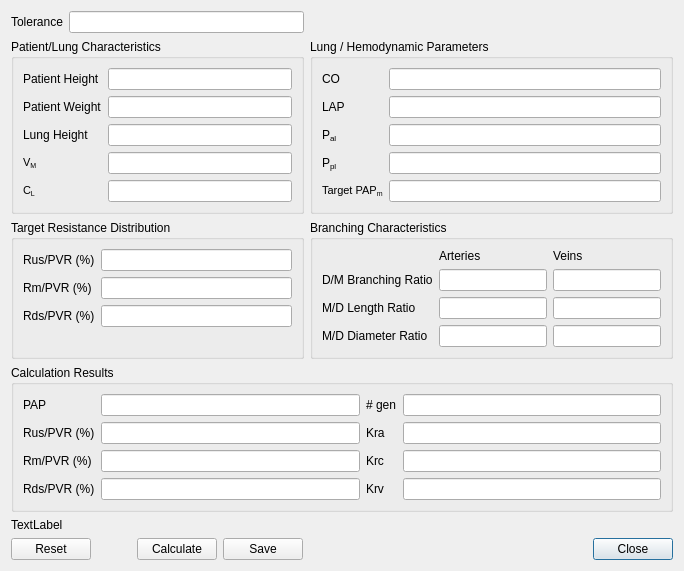
<?xml version="1.0" encoding="UTF-8"?>
<ui version="4.0">
 <class>CalibrateDlg</class>
 <widget class="QDialog" name="CalibrateDlg">
  <property name="geometry">
   <rect>
    <x>0</x>
    <y>0</y>
    <width>684</width>
    <height>551</height>
   </rect>
  </property>
  <property name="windowTitle">
   <string>Kr Constant Calibration</string>
  </property>
  <layout class="QGridLayout" name="gridLayout_3">
   <item row="0" column="0">
    <widget class="QLabel" name="label_9">
     <property name="text">
      <string>Tolerance</string>
     </property>
    </widget>
   </item>
   <item row="0" column="1">
    <widget class="QLineEdit" name="tolerance"/>
   </item>
   <item row="1" column="0" colspan="2">
    <widget class="QGroupBox" name="groupBox">
     <property name="title">
      <string>Patient/Lung Characteristics</string>
     </property>
     <layout class="QFormLayout" name="formLayout">
      <item row="0" column="0">
       <widget class="QLabel" name="label_17">
        <property name="text">
         <string>Patient Height</string>
        </property>
        <property name="wordWrap">
         <bool>true</bool>
        </property>
        <property name="buddy">
         <cstring>patHt</cstring>
        </property>
       </widget>
      </item>
      <item row="0" column="1">
       <widget class="ClickableLineEdit" name="patHt">
        <property name="toolTip">
         <string>&lt;!DOCTYPE HTML PUBLIC &quot;-//W3C//DTD HTML 4.0//EN&quot; &quot;http://www.w3.org/TR/REC-html40/strict.dtd&quot;&gt;
&lt;html&gt;&lt;head&gt;&lt;meta name=&quot;qrichtext&quot; content=&quot;1&quot; /&gt;&lt;style type=&quot;text/css&quot;&gt;
p, li { white-space: pre-wrap; }
&lt;/style&gt;&lt;/head&gt;&lt;body style=&quot; font-family:'MS Shell Dlg 2'; font-size:8.25pt; font-weight:400; font-style:normal;&quot;&gt;
&lt;p style=&quot; margin-top:0px; margin-bottom:0px; margin-left:0px; margin-right:0px; -qt-block-indent:0; text-indent:0px;&quot;&gt;&lt;span style=&quot; font-size:8pt;&quot;&gt;Patient Height is entered in cm.&lt;/span&gt;&lt;/p&gt;
&lt;p style=&quot;-qt-paragraph-type:empty; margin-top:0px; margin-bottom:0px; margin-left:0px; margin-right:0px; -qt-block-indent:0; text-indent:0px; font-size:8pt;&quot;&gt;&lt;/p&gt;
&lt;p style=&quot; margin-top:0px; margin-bottom:0px; margin-left:0px; margin-right:0px; -qt-block-indent:0; text-indent:0px;&quot;&gt;&lt;span style=&quot; font-size:8pt; font-weight:600; text-decoration: underline;&quot;&gt;Range:&lt;/span&gt;&lt;span style=&quot; font-size:8pt;&quot;&gt; 25 &lt;/span&gt;&lt;span style=&quot; font-size:8pt;&quot;&gt;–&lt;/span&gt;&lt;span style=&quot; font-size:8pt;&quot;&gt; 250&lt;/span&gt;&lt;/p&gt;
&lt;p style=&quot;-qt-paragraph-type:empty; margin-top:0px; margin-bottom:0px; margin-left:0px; margin-right:0px; -qt-block-indent:0; text-indent:0px; font-size:8pt;&quot;&gt;&lt;/p&gt;&lt;/body&gt;&lt;/html&gt;</string>
        </property>
       </widget>
      </item>
      <item row="1" column="0">
       <widget class="QLabel" name="label_18">
        <property name="text">
         <string>Patient Weight</string>
        </property>
        <property name="wordWrap">
         <bool>true</bool>
        </property>
        <property name="buddy">
         <cstring>patWt</cstring>
        </property>
       </widget>
      </item>
      <item row="1" column="1">
       <widget class="ClickableLineEdit" name="patWt">
        <property name="toolTip">
         <string>&lt;!DOCTYPE HTML PUBLIC &quot;-//W3C//DTD HTML 4.0//EN&quot; &quot;http://www.w3.org/TR/REC-html40/strict.dtd&quot;&gt;
&lt;html&gt;&lt;head&gt;&lt;meta name=&quot;qrichtext&quot; content=&quot;1&quot; /&gt;&lt;style type=&quot;text/css&quot;&gt;
p, li { white-space: pre-wrap; }
&lt;/style&gt;&lt;/head&gt;&lt;body style=&quot; font-family:'MS Shell Dlg 2'; font-size:8.25pt; font-weight:400; font-style:normal;&quot;&gt;
&lt;p style=&quot; margin-top:0px; margin-bottom:0px; margin-left:0px; margin-right:0px; -qt-block-indent:0; text-indent:0px;&quot;&gt;&lt;span style=&quot; font-size:8pt;&quot;&gt;Patient weight is entered in kg.&lt;/span&gt;&lt;/p&gt;
&lt;p style=&quot;-qt-paragraph-type:empty; margin-top:0px; margin-bottom:0px; margin-left:0px; margin-right:0px; -qt-block-indent:0; text-indent:0px; font-size:8pt;&quot;&gt;&lt;/p&gt;
&lt;p style=&quot; margin-top:0px; margin-bottom:0px; margin-left:0px; margin-right:0px; -qt-block-indent:0; text-indent:0px;&quot;&gt;&lt;span style=&quot; font-size:8pt; font-weight:600; text-decoration: underline;&quot;&gt;Range:&lt;/span&gt;&lt;span style=&quot; font-size:8pt;&quot;&gt; 2.5 &lt;/span&gt;&lt;span style=&quot; font-size:8pt;&quot;&gt;–&lt;/span&gt;&lt;span style=&quot; font-size:8pt;&quot;&gt; 250&lt;/span&gt;&lt;/p&gt;
&lt;p style=&quot;-qt-paragraph-type:empty; margin-top:0px; margin-bottom:0px; margin-left:0px; margin-right:0px; -qt-block-indent:0; text-indent:0px; font-size:8pt;&quot;&gt;&lt;/p&gt;&lt;/body&gt;&lt;/html&gt;</string>
        </property>
       </widget>
      </item>
      <item row="2" column="0">
       <widget class="QLabel" name="label_10">
        <property name="text">
         <string>Lung Height</string>
        </property>
        <property name="wordWrap">
         <bool>true</bool>
        </property>
        <property name="buddy">
         <cstring>lungHt</cstring>
        </property>
       </widget>
      </item>
      <item row="2" column="1">
       <widget class="ClickableLineEdit" name="lungHt">
        <property name="toolTip">
         <string>&lt;!DOCTYPE HTML PUBLIC &quot;-//W3C//DTD HTML 4.0//EN&quot; &quot;http://www.w3.org/TR/REC-html40/strict.dtd&quot;&gt;
&lt;html&gt;&lt;head&gt;&lt;meta name=&quot;qrichtext&quot; content=&quot;1&quot; /&gt;&lt;style type=&quot;text/css&quot;&gt;
p, li { white-space: pre-wrap; }
&lt;/style&gt;&lt;/head&gt;&lt;body style=&quot; font-family:'MS Shell Dlg 2'; font-size:8.25pt; font-weight:400; font-style:normal;&quot;&gt;
&lt;p style=&quot; margin-top:0px; margin-bottom:0px; margin-left:0px; margin-right:0px; -qt-block-indent:0; text-indent:0px;&quot;&gt;&lt;span style=&quot; font-size:8pt;&quot;&gt;Patient lung height represents the vertical height of the lung in the supine position (the position at which the right heart catheterization was performed). Lung height is entered in cm.&lt;/span&gt;&lt;/p&gt;
&lt;p style=&quot;-qt-paragraph-type:empty; margin-top:0px; margin-bottom:0px; margin-left:0px; margin-right:0px; -qt-block-indent:0; text-indent:0px; font-size:8pt;&quot;&gt;&lt;/p&gt;
&lt;p style=&quot; margin-top:0px; margin-bottom:0px; margin-left:0px; margin-right:0px; -qt-block-indent:0; text-indent:0px;&quot;&gt;&lt;span style=&quot; font-size:8pt; font-weight:600; text-decoration: underline;&quot;&gt;Range:&lt;/span&gt;&lt;span style=&quot; font-size:8pt;&quot;&gt; 1 &lt;/span&gt;&lt;span style=&quot; font-size:8pt;&quot;&gt;–&lt;/span&gt;&lt;span style=&quot; font-size:8pt;&quot;&gt; 50&lt;/span&gt;&lt;/p&gt;
&lt;p style=&quot;-qt-paragraph-type:empty; margin-top:0px; margin-bottom:0px; margin-left:0px; margin-right:0px; -qt-block-indent:0; text-indent:0px; font-size:8pt;&quot;&gt;&lt;/p&gt;&lt;/body&gt;&lt;/html&gt;</string>
        </property>
       </widget>
      </item>
      <item row="3" column="0">
       <widget class="QLabel" name="label_15">
        <property name="text">
         <string>&lt;!DOCTYPE HTML PUBLIC &quot;-//W3C//DTD HTML 4.0//EN&quot; &quot;http://www.w3.org/TR/REC-html40/strict.dtd&quot;&gt;
&lt;html&gt;&lt;head&gt;&lt;meta name=&quot;qrichtext&quot; content=&quot;1&quot; /&gt;&lt;style type=&quot;text/css&quot;&gt;
p, li { white-space: pre-wrap; }
&lt;/style&gt;&lt;/head&gt;&lt;body style=&quot; font-family:'MS Shell Dlg 2'; font-size:8.25pt; font-weight:400; font-style:normal;&quot;&gt;
&lt;p style=&quot; margin-top:0px; margin-bottom:0px; margin-left:0px; margin-right:0px; -qt-block-indent:0; text-indent:0px;&quot;&gt;&lt;span style=&quot; font-size:8pt;&quot;&gt;V&lt;/span&gt;&lt;span style=&quot; font-size:8pt; vertical-align:sub;&quot;&gt;M&lt;/span&gt;&lt;/p&gt;&lt;/body&gt;&lt;/html&gt;</string>
        </property>
        <property name="buddy">
         <cstring>MV</cstring>
        </property>
       </widget>
      </item>
      <item row="3" column="1">
       <widget class="ClickableLineEdit" name="MV">
        <property name="toolTip">
         <string>&lt;!DOCTYPE HTML PUBLIC &quot;-//W3C//DTD HTML 4.0//EN&quot; &quot;http://www.w3.org/TR/REC-html40/strict.dtd&quot;&gt;
&lt;html&gt;&lt;head&gt;&lt;meta name=&quot;qrichtext&quot; content=&quot;1&quot; /&gt;&lt;style type=&quot;text/css&quot;&gt;
p, li { white-space: pre-wrap; }
&lt;/style&gt;&lt;/head&gt;&lt;body style=&quot; font-family:'Sans Serif'; font-size:9pt; font-weight:400; font-style:normal;&quot;&gt;
&lt;p style=&quot; margin-top:0px; margin-bottom:0px; margin-left:0px; margin-right:0px; -qt-block-indent:0; text-indent:0px;&quot;&gt;&lt;span style=&quot; font-family:'MS Shell Dlg 2'; font-size:8pt;&quot;&gt;V&lt;/span&gt;&lt;span style=&quot; font-family:'MS Shell Dlg 2'; font-size:8pt; vertical-align:sub;&quot;&gt;M&lt;/span&gt;&lt;span style=&quot; font-family:'MS Shell Dlg 2'; font-size:8pt;&quot;&gt; stands for Minimal Volume. It is the volume (as a percent of TLC) that the lung assumes at a transpulmonary pressure (P&lt;/span&gt;&lt;span style=&quot; font-family:'MS Shell Dlg 2'; font-size:8pt; vertical-align:sub;&quot;&gt;tp&lt;/span&gt;&lt;span style=&quot; font-family:'MS Shell Dlg 2'; font-size:8pt;&quot;&gt;) of 0.&lt;/span&gt;&lt;/p&gt;
&lt;p style=&quot;-qt-paragraph-type:empty; margin-top:0px; margin-bottom:0px; margin-left:0px; margin-right:0px; -qt-block-indent:0; text-indent:0px; font-family:'MS Shell Dlg 2'; font-size:8pt;&quot;&gt;&lt;/p&gt;
&lt;p style=&quot; margin-top:0px; margin-bottom:0px; margin-left:0px; margin-right:0px; -qt-block-indent:0; text-indent:0px;&quot;&gt;&lt;span style=&quot; font-family:'MS Shell Dlg 2'; font-size:8pt; font-weight:600; text-decoration: underline;&quot;&gt;Range:&lt;/span&gt;&lt;span style=&quot; font-family:'MS Shell Dlg 2'; font-size:8pt;&quot;&gt; 0.01 – 0.25&lt;/span&gt;&lt;/p&gt;
&lt;p style=&quot;-qt-paragraph-type:empty; margin-top:0px; margin-bottom:0px; margin-left:0px; margin-right:0px; -qt-block-indent:0; text-indent:0px; font-family:'MS Shell Dlg 2'; font-size:8pt;&quot;&gt;&lt;/p&gt;&lt;/body&gt;&lt;/html&gt;</string>
        </property>
       </widget>
      </item>
      <item row="4" column="0">
       <widget class="QLabel" name="label_16">
        <property name="text">
         <string>&lt;!DOCTYPE HTML PUBLIC &quot;-//W3C//DTD HTML 4.0//EN&quot; &quot;http://www.w3.org/TR/REC-html40/strict.dtd&quot;&gt;
&lt;html&gt;&lt;head&gt;&lt;meta name=&quot;qrichtext&quot; content=&quot;1&quot; /&gt;&lt;style type=&quot;text/css&quot;&gt;
p, li { white-space: pre-wrap; }
&lt;/style&gt;&lt;/head&gt;&lt;body style=&quot; font-family:'MS Shell Dlg 2'; font-size:8.25pt; font-weight:400; font-style:normal;&quot;&gt;
&lt;p style=&quot; margin-top:0px; margin-bottom:0px; margin-left:0px; margin-right:0px; -qt-block-indent:0; text-indent:0px;&quot;&gt;&lt;span style=&quot; font-size:8pt;&quot;&gt;C&lt;/span&gt;&lt;span style=&quot; font-size:8pt; vertical-align:sub;&quot;&gt;L&lt;/span&gt;&lt;/p&gt;&lt;/body&gt;&lt;/html&gt;</string>
        </property>
        <property name="buddy">
         <cstring>CL</cstring>
        </property>
       </widget>
      </item>
      <item row="4" column="1">
       <widget class="ClickableLineEdit" name="CL">
        <property name="toolTip">
         <string>&lt;!DOCTYPE HTML PUBLIC &quot;-//W3C//DTD HTML 4.0//EN&quot; &quot;http://www.w3.org/TR/REC-html40/strict.dtd&quot;&gt;
&lt;html&gt;&lt;head&gt;&lt;meta name=&quot;qrichtext&quot; content=&quot;1&quot; /&gt;&lt;style type=&quot;text/css&quot;&gt;
p, li { white-space: pre-wrap; }
&lt;/style&gt;&lt;/head&gt;&lt;body style=&quot; font-family:'MS Shell Dlg 2'; font-size:8.25pt; font-weight:400; font-style:normal;&quot;&gt;
&lt;p style=&quot; margin-top:0px; margin-bottom:0px; margin-left:0px; margin-right:0px; -qt-block-indent:0; text-indent:0px;&quot;&gt;&lt;span style=&quot; font-size:8pt;&quot;&gt;Patient lung compliance in L/cm H&lt;/span&gt;&lt;span style=&quot; font-size:8pt; vertical-align:sub;&quot;&gt;2&lt;/span&gt;&lt;span style=&quot; font-size:8pt;&quot;&gt;O&lt;/span&gt;&lt;/p&gt;
&lt;p style=&quot;-qt-paragraph-type:empty; margin-top:0px; margin-bottom:0px; margin-left:0px; margin-right:0px; -qt-block-indent:0; text-indent:0px; font-size:8pt;&quot;&gt;&lt;/p&gt;
&lt;p style=&quot; margin-top:0px; margin-bottom:0px; margin-left:0px; margin-right:0px; -qt-block-indent:0; text-indent:0px;&quot;&gt;&lt;span style=&quot; font-size:8pt; font-weight:600; text-decoration: underline;&quot;&gt;Range:&lt;/span&gt;&lt;span style=&quot; font-size:8pt;&quot;&gt; 0.0001 &lt;/span&gt;&lt;span style=&quot; font-size:8pt;&quot;&gt;–&lt;/span&gt;&lt;span style=&quot; font-size:8pt;&quot;&gt; 1.0&lt;/span&gt;&lt;/p&gt;
&lt;p style=&quot;-qt-paragraph-type:empty; margin-top:0px; margin-bottom:0px; margin-left:0px; margin-right:0px; -qt-block-indent:0; text-indent:0px; font-size:8pt;&quot;&gt;&lt;/p&gt;&lt;/body&gt;&lt;/html&gt;</string>
        </property>
       </widget>
      </item>
     </layout>
    </widget>
   </item>
   <item row="1" column="2">
    <widget class="QGroupBox" name="groupBox_2">
     <property name="title">
      <string>Lung / Hemodynamic Parameters</string>
     </property>
     <layout class="QFormLayout" name="formLayout_2">
      <item row="0" column="0">
       <widget class="QLabel" name="label_11">
        <property name="text">
         <string>CO</string>
        </property>
        <property name="buddy">
         <cstring>CO</cstring>
        </property>
       </widget>
      </item>
      <item row="0" column="1">
       <widget class="ClickableLineEdit" name="CO">
        <property name="toolTip">
         <string>&lt;!DOCTYPE HTML PUBLIC &quot;-//W3C//DTD HTML 4.0//EN&quot; &quot;http://www.w3.org/TR/REC-html40/strict.dtd&quot;&gt;
&lt;html&gt;&lt;head&gt;&lt;meta name=&quot;qrichtext&quot; content=&quot;1&quot; /&gt;&lt;style type=&quot;text/css&quot;&gt;
p, li { white-space: pre-wrap; }
&lt;/style&gt;&lt;/head&gt;&lt;body style=&quot; font-family:'MS Shell Dlg 2'; font-size:8.25pt; font-weight:400; font-style:normal;&quot;&gt;
&lt;p style=&quot; margin-top:0px; margin-bottom:0px; margin-left:0px; margin-right:0px; -qt-block-indent:0; text-indent:0px;&quot;&gt;&lt;span style=&quot; font-size:8pt;&quot;&gt;Patient cardiac output in L/min.&lt;/span&gt;&lt;/p&gt;
&lt;p style=&quot;-qt-paragraph-type:empty; margin-top:0px; margin-bottom:0px; margin-left:0px; margin-right:0px; -qt-block-indent:0; text-indent:0px; font-size:8pt;&quot;&gt;&lt;/p&gt;
&lt;p style=&quot; margin-top:0px; margin-bottom:0px; margin-left:0px; margin-right:0px; -qt-block-indent:0; text-indent:0px;&quot;&gt;&lt;span style=&quot; font-size:8pt; font-weight:600; text-decoration: underline;&quot;&gt;Range:&lt;/span&gt;&lt;span style=&quot; font-size:8pt;&quot;&gt; 0.1 &lt;/span&gt;&lt;span style=&quot; font-size:8pt;&quot;&gt;–&lt;/span&gt;&lt;span style=&quot; font-size:8pt;&quot;&gt; 25&lt;/span&gt;&lt;/p&gt;
&lt;p style=&quot;-qt-paragraph-type:empty; margin-top:0px; margin-bottom:0px; margin-left:0px; margin-right:0px; -qt-block-indent:0; text-indent:0px; font-size:8pt;&quot;&gt;&lt;/p&gt;&lt;/body&gt;&lt;/html&gt;</string>
        </property>
       </widget>
      </item>
      <item row="1" column="0">
       <widget class="QLabel" name="label_12">
        <property name="text">
         <string>LAP</string>
        </property>
        <property name="buddy">
         <cstring>LAP</cstring>
        </property>
       </widget>
      </item>
      <item row="1" column="1">
       <widget class="ClickableLineEdit" name="LAP">
        <property name="toolTip">
         <string>&lt;!DOCTYPE HTML PUBLIC &quot;-//W3C//DTD HTML 4.0//EN&quot; &quot;http://www.w3.org/TR/REC-html40/strict.dtd&quot;&gt;
&lt;html&gt;&lt;head&gt;&lt;meta name=&quot;qrichtext&quot; content=&quot;1&quot; /&gt;&lt;style type=&quot;text/css&quot;&gt;
p, li { white-space: pre-wrap; }
&lt;/style&gt;&lt;/head&gt;&lt;body style=&quot; font-family:'MS Shell Dlg 2'; font-size:8.25pt; font-weight:400; font-style:normal;&quot;&gt;
&lt;p style=&quot; margin-top:0px; margin-bottom:0px; margin-left:0px; margin-right:0px; -qt-block-indent:0; text-indent:0px;&quot;&gt;&lt;span style=&quot; font-size:8pt;&quot;&gt;Patient left atrial pressure in mmHg.&lt;/span&gt;&lt;/p&gt;
&lt;p style=&quot;-qt-paragraph-type:empty; margin-top:0px; margin-bottom:0px; margin-left:0px; margin-right:0px; -qt-block-indent:0; text-indent:0px; font-size:8pt;&quot;&gt;&lt;/p&gt;
&lt;p style=&quot; margin-top:0px; margin-bottom:0px; margin-left:0px; margin-right:0px; -qt-block-indent:0; text-indent:0px;&quot;&gt;&lt;span style=&quot; font-size:8pt; font-weight:600; text-decoration: underline;&quot;&gt;Range:&lt;/span&gt;&lt;span style=&quot; font-size:8pt;&quot;&gt; -10 &amp;ndash; 50&lt;/span&gt;&lt;/p&gt;
&lt;p style=&quot;-qt-paragraph-type:empty; margin-top:0px; margin-bottom:0px; margin-left:0px; margin-right:0px; -qt-block-indent:0; text-indent:0px; font-size:8pt;&quot;&gt;&lt;/p&gt;&lt;/body&gt;&lt;/html&gt;</string>
        </property>
       </widget>
      </item>
      <item row="2" column="0">
       <widget class="QLabel" name="label_14">
        <property name="text">
         <string>&lt;html&gt;&lt;head/&gt;&lt;body&gt;&lt;p&gt;P&lt;span style=&quot; vertical-align:sub;&quot;&gt;al&lt;/span&gt;&lt;/p&gt;&lt;/body&gt;&lt;/html&gt;</string>
        </property>
        <property name="buddy">
         <cstring>Pal</cstring>
        </property>
       </widget>
      </item>
      <item row="2" column="1">
       <widget class="ClickableLineEdit" name="Pal">
        <property name="toolTip">
         <string>&lt;!DOCTYPE HTML PUBLIC &quot;-//W3C//DTD HTML 4.0//EN&quot; &quot;http://www.w3.org/TR/REC-html40/strict.dtd&quot;&gt;
&lt;html&gt;&lt;head&gt;&lt;meta name=&quot;qrichtext&quot; content=&quot;1&quot; /&gt;&lt;style type=&quot;text/css&quot;&gt;
p, li { white-space: pre-wrap; }
&lt;/style&gt;&lt;/head&gt;&lt;body style=&quot; font-family:'MS Shell Dlg 2'; font-size:8.25pt; font-weight:400; font-style:normal;&quot;&gt;
&lt;p style=&quot; margin-top:0px; margin-bottom:0px; margin-left:0px; margin-right:0px; -qt-block-indent:0; text-indent:0px;&quot;&gt;&lt;span style=&quot; font-size:8pt;&quot;&gt;Patient alveolar pressure in cmH&lt;/span&gt;&lt;span style=&quot; font-size:8pt; vertical-align:sub;&quot;&gt;2&lt;/span&gt;&lt;span style=&quot; font-size:8pt;&quot;&gt;O&lt;/span&gt;&lt;/p&gt;
&lt;p style=&quot;-qt-paragraph-type:empty; margin-top:0px; margin-bottom:0px; margin-left:0px; margin-right:0px; -qt-block-indent:0; text-indent:0px; font-size:8pt;&quot;&gt;&lt;/p&gt;
&lt;p style=&quot; margin-top:0px; margin-bottom:0px; margin-left:0px; margin-right:0px; -qt-block-indent:0; text-indent:0px;&quot;&gt;&lt;span style=&quot; font-size:8pt; font-weight:600; text-decoration: underline;&quot;&gt;Range:&lt;/span&gt;&lt;span style=&quot; font-size:8pt;&quot;&gt; 0 – 100&lt;/span&gt;&lt;/p&gt;
&lt;p style=&quot;-qt-paragraph-type:empty; margin-top:0px; margin-bottom:0px; margin-left:0px; margin-right:0px; -qt-block-indent:0; text-indent:0px; font-size:8pt;&quot;&gt;&lt;/p&gt;&lt;/body&gt;&lt;/html&gt;</string>
        </property>
       </widget>
      </item>
      <item row="3" column="0">
       <widget class="QLabel" name="label_13">
        <property name="text">
         <string>&lt;html&gt;&lt;head/&gt;&lt;body&gt;&lt;p&gt;P&lt;span style=&quot; vertical-align:sub;&quot;&gt;pl&lt;/span&gt;&lt;/p&gt;&lt;/body&gt;&lt;/html&gt;</string>
        </property>
        <property name="buddy">
         <cstring>Ppl</cstring>
        </property>
       </widget>
      </item>
      <item row="3" column="1">
       <widget class="ClickableLineEdit" name="Ppl">
        <property name="toolTip">
         <string>&lt;!DOCTYPE HTML PUBLIC &quot;-//W3C//DTD HTML 4.0//EN&quot; &quot;http://www.w3.org/TR/REC-html40/strict.dtd&quot;&gt;
&lt;html&gt;&lt;head&gt;&lt;meta name=&quot;qrichtext&quot; content=&quot;1&quot; /&gt;&lt;style type=&quot;text/css&quot;&gt;
p, li { white-space: pre-wrap; }
&lt;/style&gt;&lt;/head&gt;&lt;body style=&quot; font-family:'MS Shell Dlg 2'; font-size:8.25pt; font-weight:400; font-style:normal;&quot;&gt;
&lt;p style=&quot; margin-top:0px; margin-bottom:0px; margin-left:0px; margin-right:0px; -qt-block-indent:0; text-indent:0px;&quot;&gt;&lt;span style=&quot; font-size:8pt;&quot;&gt;Patient pleural pressure in cmH&lt;/span&gt;&lt;span style=&quot; font-size:8pt; vertical-align:sub;&quot;&gt;2&lt;/span&gt;&lt;span style=&quot; font-size:8pt;&quot;&gt;O (usually set at end-expiration).&lt;/span&gt;&lt;/p&gt;
&lt;p style=&quot;-qt-paragraph-type:empty; margin-top:0px; margin-bottom:0px; margin-left:0px; margin-right:0px; -qt-block-indent:0; text-indent:0px; font-size:8pt;&quot;&gt;&lt;/p&gt;
&lt;p style=&quot; margin-top:0px; margin-bottom:0px; margin-left:0px; margin-right:0px; -qt-block-indent:0; text-indent:0px;&quot;&gt;&lt;span style=&quot; font-size:8pt; font-weight:600; text-decoration: underline;&quot;&gt;Range:&lt;/span&gt;&lt;span style=&quot; font-size:8pt;&quot;&gt; -50 – 50&lt;/span&gt;&lt;/p&gt;
&lt;p style=&quot;-qt-paragraph-type:empty; margin-top:0px; margin-bottom:0px; margin-left:0px; margin-right:0px; -qt-block-indent:0; text-indent:0px; font-size:8pt;&quot;&gt;&lt;/p&gt;&lt;/body&gt;&lt;/html&gt;</string>
        </property>
       </widget>
      </item>
      <item row="4" column="0">
       <widget class="QLabel" name="PAPm_label">
        <property name="text">
         <string>&lt;!DOCTYPE HTML PUBLIC &quot;-//W3C//DTD HTML 4.0//EN&quot; &quot;http://www.w3.org/TR/REC-html40/strict.dtd&quot;&gt;
&lt;html&gt;&lt;head&gt;&lt;meta name=&quot;qrichtext&quot; content=&quot;1&quot; /&gt;&lt;style type=&quot;text/css&quot;&gt;
p, li { white-space: pre-wrap; }
&lt;/style&gt;&lt;/head&gt;&lt;body style=&quot; font-family:'MS Shell Dlg 2'; font-size:8.25pt; font-weight:400; font-style:normal;&quot;&gt;
&lt;p style=&quot; margin-top:12px; margin-bottom:12px; margin-left:0px; margin-right:0px; -qt-block-indent:0; text-indent:0px;&quot;&gt;Target PAP&lt;span style=&quot; vertical-align:sub;&quot;&gt;m&lt;/span&gt;&lt;/p&gt;&lt;/body&gt;&lt;/html&gt;</string>
        </property>
        <property name="buddy">
         <cstring>target_PAPm</cstring>
        </property>
       </widget>
      </item>
      <item row="4" column="1">
       <widget class="ClickableLineEdit" name="target_PAPm">
        <property name="toolTip">
         <string>&lt;!DOCTYPE HTML PUBLIC &quot;-//W3C//DTD HTML 4.0//EN&quot; &quot;http://www.w3.org/TR/REC-html40/strict.dtd&quot;&gt;
&lt;html&gt;&lt;head&gt;&lt;meta name=&quot;qrichtext&quot; content=&quot;1&quot; /&gt;&lt;style type=&quot;text/css&quot;&gt;
p, li { white-space: pre-wrap; }
&lt;/style&gt;&lt;/head&gt;&lt;body style=&quot; font-family:'MS Shell Dlg 2'; font-size:8.25pt; font-weight:400; font-style:normal;&quot;&gt;
&lt;p style=&quot; margin-top:0px; margin-bottom:0px; margin-left:0px; margin-right:0px; -qt-block-indent:0; text-indent:0px;&quot;&gt;&lt;span style=&quot; font-size:8pt;&quot;&gt;Mean pulmonary artery pressure in mmHg.&lt;/span&gt;&lt;/p&gt;
&lt;p style=&quot;-qt-paragraph-type:empty; margin-top:0px; margin-bottom:0px; margin-left:0px; margin-right:0px; -qt-block-indent:0; text-indent:0px; font-size:8pt;&quot;&gt;&lt;/p&gt;
&lt;p style=&quot; margin-top:0px; margin-bottom:0px; margin-left:0px; margin-right:0px; -qt-block-indent:0; text-indent:0px;&quot;&gt;&lt;span style=&quot; font-size:8pt; font-weight:600; text-decoration: underline;&quot;&gt;Range:&lt;/span&gt;&lt;span style=&quot; font-size:8pt;&quot;&gt; 0 – 150&lt;/span&gt;&lt;/p&gt;
&lt;p style=&quot;-qt-paragraph-type:empty; margin-top:0px; margin-bottom:0px; margin-left:0px; margin-right:0px; -qt-block-indent:0; text-indent:0px; font-size:8pt;&quot;&gt;&lt;/p&gt;&lt;/body&gt;&lt;/html&gt;</string>
        </property>
       </widget>
      </item>
     </layout>
    </widget>
   </item>
   <item row="2" column="0" colspan="2">
    <widget class="QGroupBox" name="groupBox_3">
     <property name="title">
      <string>Target Resistance Distribution</string>
     </property>
     <layout class="QFormLayout" name="formLayout_3">
      <item row="0" column="0">
       <widget class="QLabel" name="label_19">
        <property name="text">
         <string>Rus/PVR (%)</string>
        </property>
       </widget>
      </item>
      <item row="0" column="1">
       <widget class="QLineEdit" name="target_rus"/>
      </item>
      <item row="1" column="0">
       <widget class="QLabel" name="label_21">
        <property name="text">
         <string>Rm/PVR (%)</string>
        </property>
       </widget>
      </item>
      <item row="1" column="1">
       <widget class="QLineEdit" name="target_rm"/>
      </item>
      <item row="2" column="0">
       <widget class="QLabel" name="label_20">
        <property name="text">
         <string>Rds/PVR (%)</string>
        </property>
       </widget>
      </item>
      <item row="2" column="1">
       <widget class="QLineEdit" name="target_rds"/>
      </item>
     </layout>
    </widget>
   </item>
   <item row="2" column="2">
    <widget class="QGroupBox" name="groupBox_5">
     <property name="title">
      <string>Branching Characteristics</string>
     </property>
     <layout class="QGridLayout" name="gridLayout_2">
      <item row="0" column="1">
       <widget class="QLabel" name="label_22">
        <property name="text">
         <string>Arteries</string>
        </property>
       </widget>
      </item>
      <item row="0" column="2">
       <widget class="QLabel" name="label_23">
        <property name="text">
         <string>Veins</string>
        </property>
       </widget>
      </item>
      <item row="1" column="0">
       <widget class="QLabel" name="label_24">
        <property name="text">
         <string>D/M Branching Ratio</string>
        </property>
       </widget>
      </item>
      <item row="1" column="1">
       <widget class="QLineEdit" name="arteries_branching"/>
      </item>
      <item row="1" column="2">
       <widget class="QLineEdit" name="veins_branching"/>
      </item>
      <item row="2" column="0">
       <widget class="QLabel" name="label_25">
        <property name="text">
         <string>M/D Length Ratio</string>
        </property>
       </widget>
      </item>
      <item row="2" column="1">
       <widget class="QLineEdit" name="arteries_length"/>
      </item>
      <item row="2" column="2">
       <widget class="QLineEdit" name="veins_length"/>
      </item>
      <item row="3" column="0">
       <widget class="QLabel" name="label_26">
        <property name="text">
         <string>M/D Diameter Ratio</string>
        </property>
       </widget>
      </item>
      <item row="3" column="1">
       <widget class="QLineEdit" name="arteries_diameter"/>
      </item>
      <item row="3" column="2">
       <widget class="QLineEdit" name="veins_diameter"/>
      </item>
     </layout>
    </widget>
   </item>
   <item row="3" column="0" colspan="3">
    <widget class="QGroupBox" name="groupBox_4">
     <property name="title">
      <string>Calculation Results</string>
     </property>
     <layout class="QGridLayout" name="gridLayout">
      <item row="0" column="0">
       <widget class="QLabel" name="label">
        <property name="text">
         <string>PAP</string>
        </property>
       </widget>
      </item>
      <item row="0" column="1">
       <widget class="QLineEdit" name="pap">
        <property name="readOnly">
         <bool>true</bool>
        </property>
       </widget>
      </item>
      <item row="0" column="2">
       <widget class="QLabel" name="label_8">
        <property name="text">
         <string># gen</string>
        </property>
       </widget>
      </item>
      <item row="0" column="3">
       <widget class="QLineEdit" name="n_gen">
        <property name="readOnly">
         <bool>true</bool>
        </property>
       </widget>
      </item>
      <item row="1" column="0">
       <widget class="QLabel" name="label_2">
        <property name="text">
         <string>Rus/PVR (%)</string>
        </property>
       </widget>
      </item>
      <item row="1" column="1">
       <widget class="QLineEdit" name="rus">
        <property name="readOnly">
         <bool>true</bool>
        </property>
       </widget>
      </item>
      <item row="1" column="2">
       <widget class="QLabel" name="label_5">
        <property name="text">
         <string>Kra</string>
        </property>
       </widget>
      </item>
      <item row="1" column="3">
       <widget class="QLineEdit" name="kra">
        <property name="readOnly">
         <bool>true</bool>
        </property>
       </widget>
      </item>
      <item row="2" column="0">
       <widget class="QLabel" name="label_3">
        <property name="text">
         <string>Rm/PVR (%)</string>
        </property>
       </widget>
      </item>
      <item row="2" column="1">
       <widget class="QLineEdit" name="rm">
        <property name="readOnly">
         <bool>true</bool>
        </property>
       </widget>
      </item>
      <item row="2" column="2">
       <widget class="QLabel" name="label_6">
        <property name="text">
         <string>Krc</string>
        </property>
       </widget>
      </item>
      <item row="2" column="3">
       <widget class="QLineEdit" name="krc">
        <property name="readOnly">
         <bool>true</bool>
        </property>
       </widget>
      </item>
      <item row="3" column="0">
       <widget class="QLabel" name="label_4">
        <property name="text">
         <string>Rds/PVR (%)</string>
        </property>
       </widget>
      </item>
      <item row="3" column="1">
       <widget class="QLineEdit" name="rds">
        <property name="readOnly">
         <bool>true</bool>
        </property>
       </widget>
      </item>
      <item row="3" column="2">
       <widget class="QLabel" name="label_7">
        <property name="text">
         <string>Krv</string>
        </property>
       </widget>
      </item>
      <item row="3" column="3">
       <widget class="QLineEdit" name="krv">
        <property name="readOnly">
         <bool>true</bool>
        </property>
       </widget>
      </item>
     </layout>
    </widget>
   </item>
   <item row="5" column="2">
    <spacer name="verticalSpacer">
     <property name="orientation">
      <enum>Qt::Vertical</enum>
     </property>
     <property name="sizeHint" stdset="0">
      <size>
       <width>20</width>
       <height>43</height>
      </size>
     </property>
    </spacer>
   </item>
   <item row="6" column="0" colspan="3">
    <layout class="QHBoxLayout" name="horizontalLayout">
     <item>
      <widget class="QPushButton" name="resetButton">
       <property name="text">
        <string>Reset</string>
       </property>
      </widget>
     </item>
     <item>
      <spacer name="horizontalSpacer_2">
       <property name="orientation">
        <enum>Qt::Horizontal</enum>
       </property>
       <property name="sizeType">
        <enum>QSizePolicy::Fixed</enum>
       </property>
       <property name="sizeHint" stdset="0">
        <size>
         <width>40</width>
         <height>20</height>
        </size>
       </property>
      </spacer>
     </item>
     <item>
      <widget class="QPushButton" name="calculateButton">
       <property name="text">
        <string>Calculate</string>
       </property>
      </widget>
     </item>
     <item>
      <widget class="QPushButton" name="saveButton">
       <property name="text">
        <string>Save</string>
       </property>
      </widget>
     </item>
     <item>
      <spacer name="horizontalSpacer">
       <property name="orientation">
        <enum>Qt::Horizontal</enum>
       </property>
       <property name="sizeHint" stdset="0">
        <size>
         <width>198</width>
         <height>20</height>
        </size>
       </property>
      </spacer>
     </item>
     <item>
      <widget class="QPushButton" name="closeButton">
       <property name="text">
        <string>Close</string>
       </property>
       <property name="default">
        <bool>true</bool>
       </property>
      </widget>
     </item>
    </layout>
   </item>
   <item row="4" column="0" colspan="3">
    <widget class="QLabel" name="status">
     <property name="text">
      <string>TextLabel</string>
     </property>
    </widget>
   </item>
  </layout>
 </widget>
 <customwidgets>
  <customwidget>
   <class>ClickableLineEdit</class>
   <extends>QLineEdit</extends>
   <header>clickablelineedit.h</header>
  </customwidget>
 </customwidgets>
 <tabstops>
  <tabstop>tolerance</tabstop>
  <tabstop>patHt</tabstop>
  <tabstop>patWt</tabstop>
  <tabstop>lungHt</tabstop>
  <tabstop>MV</tabstop>
  <tabstop>CL</tabstop>
  <tabstop>CO</tabstop>
  <tabstop>LAP</tabstop>
  <tabstop>Pal</tabstop>
  <tabstop>Ppl</tabstop>
  <tabstop>target_PAPm</tabstop>
  <tabstop>target_rus</tabstop>
  <tabstop>target_rm</tabstop>
  <tabstop>target_rds</tabstop>
  <tabstop>arteries_branching</tabstop>
  <tabstop>arteries_length</tabstop>
  <tabstop>arteries_diameter</tabstop>
  <tabstop>veins_branching</tabstop>
  <tabstop>veins_length</tabstop>
  <tabstop>veins_diameter</tabstop>
  <tabstop>pap</tabstop>
  <tabstop>rus</tabstop>
  <tabstop>rm</tabstop>
  <tabstop>rds</tabstop>
  <tabstop>n_gen</tabstop>
  <tabstop>kra</tabstop>
  <tabstop>krc</tabstop>
  <tabstop>krv</tabstop>
  <tabstop>resetButton</tabstop>
  <tabstop>calculateButton</tabstop>
  <tabstop>saveButton</tabstop>
  <tabstop>closeButton</tabstop>
 </tabstops>
 <resources/>
 <connections>
  <connection>
   <sender>closeButton</sender>
   <signal>clicked()</signal>
   <receiver>CalibrateDlg</receiver>
   <slot>reject()</slot>
   <hints>
    <hint type="sourcelabel">
     <x>641</x>
     <y>529</y>
    </hint>
    <hint type="destinationlabel">
     <x>523</x>
     <y>550</y>
    </hint>
   </hints>
  </connection>
  <connection>
   <sender>saveButton</sender>
   <signal>clicked()</signal>
   <receiver>CalibrateDlg</receiver>
   <slot>accept()</slot>
   <hints>
    <hint type="sourcelabel">
     <x>292</x>
     <y>540</y>
    </hint>
    <hint type="destinationlabel">
     <x>172</x>
     <y>550</y>
    </hint>
   </hints>
  </connection>
 </connections>
</ui>
